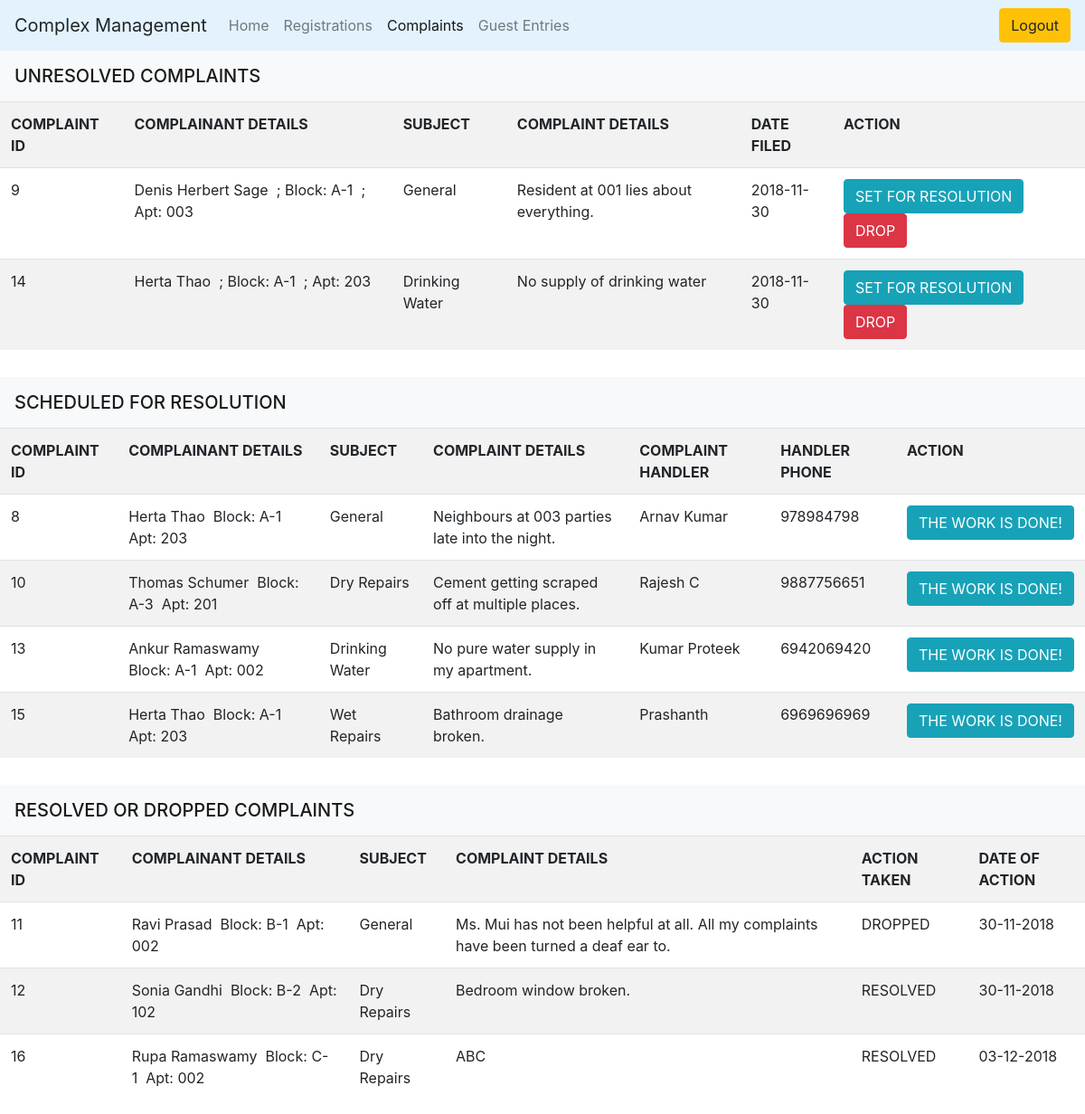
/PHP/complaints.php (signed in), run on the app's committed database.
### tables this page shows
CREATE TABLE `complaints` (
  `COMPLAINT_ID` int(11) NOT NULL,
  `APT_BLOCK` varchar(5) NOT NULL,
  `APT_NUM` varchar(5) NOT NULL,
  `NAME` varchar(100) NOT NULL,
  `SUBJECT` varchar(15) NOT NULL,
  `COMP_BODY` text NOT NULL,
  `DATE_FILED` date NOT NULL,
  `COMP_STATUS` varchar(25) NOT NULL DEFAULT 'NOT RESOLVED',
  `TIMESTAMP` bigint(20) NOT NULL
);

CREATE TABLE `comp_resolution` (
  `COMPLAINT_ID` int(11) NOT NULL,
  `COMP_SUBJECT` text NOT NULL,
  `COMP_HANDLER` varchar(150) NOT NULL,
  `HANDLER_PHONE` bigint(20) NOT NULL,
  `TIMESTAMP` bigint(20) NOT NULL
);

### PHP/complaints.php (the view, shortened to what this page needs)
<?php
$uname = $_SESSION["username"];
?>
<?php
    include("../Assets/dbconnect.php");
?>
<!DOCTYPE html>
<html lang="en">
<head>
    <link href="../Assets/CSS/bootstrap.css" rel="stylesheet">
</head>
<body>
    <nav class="navbar navbar-expand-lg navbar-light" style="background-color: #e3f2fd;">
        <a class="navbar-brand">Complex Management</a>
        <div class="collapse navbar-collapse" id="navbarTogglerDemo02">
            <ul class="navbar-nav mr-auto mt-2 mt-lg-0">
                <li class="nav-item">
                    <a class="nav-link" href="./admin.php?user=<?php echo $uname; ?>">Home</a>
                </li>
                <li class="nav-item">
                    <a class="nav-link" href="./registercustomer.php?user=<?php echo $uname; ?>">Registrations</a>
                </li>
                <li class="nav-item active">
                    <a class="nav-link" href="#">Complaints<span class="sr-only">(current)</span></a>
                </li>
                <li class="nav-item">
                    <a class="nav-link" href="adminguest.php?user=<?php echo $uname; ?>">Guest Entries</a>
                </li>
            </ul>
            <form class="form-inline my-2 my-lg-0">
                <a class="btn btn-warning my-2 my-sm-0" href="logout.php">Logout</a>
            </form>
        </div>
    </nav>
    <?php
        $sql1 = "SELECT * FROM COMPLAINTS WHERE COMP_STATUS = 'NOT RESOLVED'";
        $sql2 = "SELECT * FROM COMPLAINTS C INNER JOIN COMP_RESOLUTION CR ON C.COMPLAINT_ID = CR.COMPLAINT_ID WHERE COMP_STATUS = 'SCHEDULED FOR RESOLUTION'";
        $sql3 = "SELECT * FROM COMPLAINTS WHERE COMP_STATUS = 'DROPPED' OR COMP_STATUS = 'RESOLVED' ORDER BY TIMESTAMP";
        $results1 = $conn->query($sql1);
        $results2 = $conn->query($sql2);
        $results3 = $conn->query($sql3);
?>
<nav class="navbar navbar-light bg-light">
    <span class="navbar-brand mb-0 h1">UNRESOLVED COMPLAINTS</span>
</nav>
<table class="table table-striped">
    <tr>
        <th>COMPLAINT ID</th>
        <th>COMPLAINANT DETAILS</th>
        <th>SUBJECT</th>
        <th>COMPLAINT DETAILS</th>
        <th>DATE FILED</th>
        <th>ACTION</th>
    </tr>
<?php
    while($row = $results1->fetch_assoc())  {
        echo "<tr><td>".$row['COMPLAINT_ID']."</td><td>".$row['NAME']."&nbsp ; Block: ".$row['APT_BLOCK']."&nbsp ; Apt: ".$row['APT_NUM']."</td>
        <td>".$row['SUBJECT']."</td><td>".$row['COMP_BODY']."</td><td>".$row['DATE_FILED']."</td><td>
            <input type=\"hidden\" name=\"Comp_ID\" value=\"".$row['COMPLAINT_ID']."\">
            <button class=\"btn btn-info\" data-toggle=\"modal\" data-target=\"#exampleModal".$row['COMPLAINT_ID']."\">SET FOR RESOLUTION</button>
            <button class=\"btn btn-danger\" data-toggle=\"modal\" data-target=\"#dropModal".$row['COMPLAINT_ID']."\">DROP</button>
            <div class=\"modal fade\" id=\"exampleModal".$row['COMPLAINT_ID']."\" tabindex=\"-1\" role=\"dialog\" aria-labelledby=\"exampleModalLabel\" aria-hidden=\"true\">
            <div class=\"modal-dialog\" role=\"document\">
            <div class=\"modal-content\">
            <div class=\"modal-header\">
            <h5 class=\"modal-title\" id=\"exampleModalLabel\">Complaint Resolution</h5>
            <button type=\"button\" class=\"close\" data-dismiss=\"modal\" aria-label=\"Close\">
            <span aria-hidden=\"true\">&times;</span>
            </button>
            </div>
        <div class=\"modal-body\">
            <form method=\"post\">
                <p>Enter details about the person handling the complaint : </p>
                <div class=\"form-row\">
                <div class=\"form-group col-md-6\">
                <label for=\"exampleFormControlSelect1\">Complaint ID</label>
                    <input type=\"text\" class=\"form-control\" id=\"exampleFormControlSelect1\" name=\"Comp_Id\" value=\"".$row['COMPLAINT_ID']."\" readonly>
                </div>";
                $category = $gen = $wet = $dry = $dri = $oth = "";
                $category = $row['SUBJECT'];
                if($category == "General")
                    $gen = "selected";
                else if($category == "Wet Repairs")
                    $wet = "selected";
                else if($category == "Dry Repairs")
                    $dry = "selected";
                else if($category == "Drinking Water")
                    $dri = "selected";
                else
                    $oth = "selected";
                echo "<div class=\"form-group col-md-6\">
                    <option value=\"General\" $gen>GENERAL</option>
                    <option value=\"Wet Repairs\" $wet>WET REPAIRS</option>
                    <option value=\"Dry Repairs\" $dry>DRY REPAIRS</option>
                    <option value=\"Drinking Water\" $dri>DRINKING WATER</option>
                    <option value=\"Others\" $oth>OTHERS</option>
            </div>
                </div>
            </div>
    </div>
    </div>
</div>
<div class=\"modal fade\" id=\"dropModal".$row['COMPLAINT_ID']."\" tabindex=\"-1\" role=\"dialog\" aria-labelledby=\"exampleModalLabel\" aria-hidden=\"true\">
        <p>The complaint with ID ".$row['COMPLAINT_ID']." will be dropped.<br>Are you sure?</p>
        <input type=\"hidden\" name=\"Comp_Id\" value=\"".$row['COMPLAINT_ID']."\">
</div>
</td>
</tr>";
    }
?>
</table>
<nav style="margin-top:30px;" class="navbar navbar-light bg-light">
    <span class="navbar-brand mb-0 h1">SCHEDULED FOR RESOLUTION</span>
</nav>
<table class="table table-striped">
    <tr>
        <th>COMPLAINT ID</th>
        <th>COMPLAINANT DETAILS</th>
        <th>SUBJECT</th>
        <th>COMPLAINT DETAILS</th>
        <th>COMPLAINT HANDLER</th>
        <th>HANDLER PHONE</th>
        <th>ACTION</th>
    </tr>
    <?php
    while($row1 = $results2->fetch_assoc())  {
        echo "<tr><td>".$row1['COMPLAINT_ID']."</td><td>".$row1['NAME']."&nbsp Block: ".$row1['APT_BLOCK']."&nbsp Apt: ".$row1['APT_NUM']."</td>
        <td>".$row1['COMP_SUBJECT']."</td><td>".$row1['COMP_BODY']."</td><td>".$row1['COMP_HANDLER']."</td><td>".$row1['HANDLER_PHONE']."</td><td>
            <input type=\"hidden\" name=\"Comp_ID\" value=\"".$row1['COMPLAINT_ID']."\">
            <button class=\"btn btn-info\" data-toggle=\"modal\" data-target=\"#resolveModal".$row1['COMPLAINT_ID']."\">THE WORK IS DONE!</button>
            <div class=\"modal fade\" id=\"resolveModal".$row1['COMPLAINT_ID']."\" tabindex=\"-1\" role=\"dialog\" aria-labelledby=\"exampleModalLabel\" aria-hidden=\"true\">
            <div class=\"modal-dialog\" role=\"document\">
            <div class=\"modal-content\">
            <div class=\"modal-header\">
            <h5 class=\"modal-title\" id=\"exampleModalLabel\">Complaint Resolution</h5>
            <button type=\"button\" class=\"close\" data-dismiss=\"modal\" aria-label=\"Close\">
            <span aria-hidden=\"true\">&times;</span>
            </button>
            </div>
            <div class=\"modal-body\">
            <form method=\"post\">
                    <p>The complaint with ID ".$row1['COMPLAINT_ID']." will be marked as resolved.<br>Are you sure it has been successfully resolved?</p>
                    <input type=\"hidden\" name=\"Comp_Id\" value=\"".$row1['COMPLAINT_ID']."\">
                    <input type=\"hidden\" name=\"Toggler\" value=\"Resolve\">
            </div>
            <div class=\"modal-footer\">
            <button type=\"button\" class=\"btn btn-secondary\" data-dismiss=\"modal\">Was a misclick</button>
            <button type=\"submit\" class=\"btn btn-primary\">It's Resolved</button>
            </form>
            </div>
            </div>
            </div>
            </div>
            </td>
            </tr>";
    }
?>
</table>
<nav style="margin-top:30px;" class="navbar navbar-light bg-light">
    <span class="navbar-brand mb-0 h1">RESOLVED OR DROPPED COMPLAINTS</span>
</nav>
<table class="table table-striped">
    <tr>
        <th>COMPLAINT ID</th>
        <th>COMPLAINANT DETAILS</th>
        <th>SUBJECT</th>
        <th>COMPLAINT DETAILS</th>
        <th>ACTION TAKEN</th>
        <th>DATE OF ACTION</th>
    </tr>
<?php
    while($row3 = $results3->fetch_assoc())  {
        $timestamp = $row3['TIMESTAMP'];
        $d = date('d-m-Y',$timestamp);
        echo "<tr><td>".$row3['COMPLAINT_ID']."</td><td>".$row3['NAME']."&nbsp Block: ".$row3['APT_BLOCK']."&nbsp Apt: ".$row3['APT_NUM']."</td>
        <td>".$row3['SUBJECT']."</td><td>".$row3['COMP_BODY']."</td><td>".$row3['COMP_STATUS']."</td><td>".$d."</td></tr>";
    }
?>
</table>
</body>
</html>

### data on the page
complaints: COMPLAINT_ID "9", NAME "Denis Herbert Sage", APT_BLOCK "A-1", APT_NUM "003", SUBJECT "General", COMP_BODY "Resident at 001 lies about everything.", DATE_FILED "2018-11-30"
complaints: COMPLAINT_ID "14", NAME "Herta Thao", APT_BLOCK "A-1", APT_NUM "203", SUBJECT "Drinking Water", COMP_BODY "No supply of drinking water", DATE_FILED "2018-11-30"
comp_resolution: COMPLAINT_ID "8", COMPLAINT_ID.NAME "Herta Thao", COMPLAINT_ID.APT_BLOCK "A-1", COMPLAINT_ID.APT_NUM "203", COMP_SUBJECT "General", COMPLAINT_ID.COMP_BODY "Neighbours at 003 parties late into the night.", COMP_HANDLER "Arnav Kumar", HANDLER_PHONE "978984798"
comp_resolution: COMPLAINT_ID "10", COMPLAINT_ID.NAME "Thomas Schumer", COMPLAINT_ID.APT_BLOCK "A-3", COMPLAINT_ID.APT_NUM "201", COMP_SUBJECT "Dry Repairs", COMPLAINT_ID.COMP_BODY "Cement getting scraped off at multiple places.", COMP_HANDLER "Rajesh C", HANDLER_PHONE "9887756651"
comp_resolution: COMPLAINT_ID "13", COMPLAINT_ID.NAME "Ankur Ramaswamy", COMPLAINT_ID.APT_BLOCK "A-1", COMPLAINT_ID.APT_NUM "002", COMP_SUBJECT "Drinking Water", COMPLAINT_ID.COMP_BODY "No pure water supply in my apartment.", COMP_HANDLER "Kumar Proteek", HANDLER_PHONE "6942069420"
comp_resolution: COMPLAINT_ID "15", COMPLAINT_ID.NAME "Herta Thao", COMPLAINT_ID.APT_BLOCK "A-1", COMPLAINT_ID.APT_NUM "203", COMP_SUBJECT "Wet Repairs", COMPLAINT_ID.COMP_BODY "Bathroom drainage broken.", COMP_HANDLER "Prashanth", HANDLER_PHONE "6969696969"
complaints: COMPLAINT_ID "11", NAME "Ravi Prasad", APT_BLOCK "B-1", APT_NUM "002", SUBJECT "General", COMP_BODY "Ms. Mui has not been helpful at all. All my complaints have been turned a deaf ear to.", COMP_STATUS "DROPPED", TIMESTAMP "30-11-2018"
complaints: COMPLAINT_ID "12", NAME "Sonia Gandhi", APT_BLOCK "B-2", APT_NUM "102", SUBJECT "Dry Repairs", COMP_BODY "Bedroom window broken.", COMP_STATUS "RESOLVED", TIMESTAMP "30-11-2018"
complaints: COMPLAINT_ID "16", NAME "Rupa Ramaswamy", APT_BLOCK "C-1", APT_NUM "002", SUBJECT "Dry Repairs", COMP_BODY "ABC", COMP_STATUS "RESOLVED", TIMESTAMP "03-12-2018"
